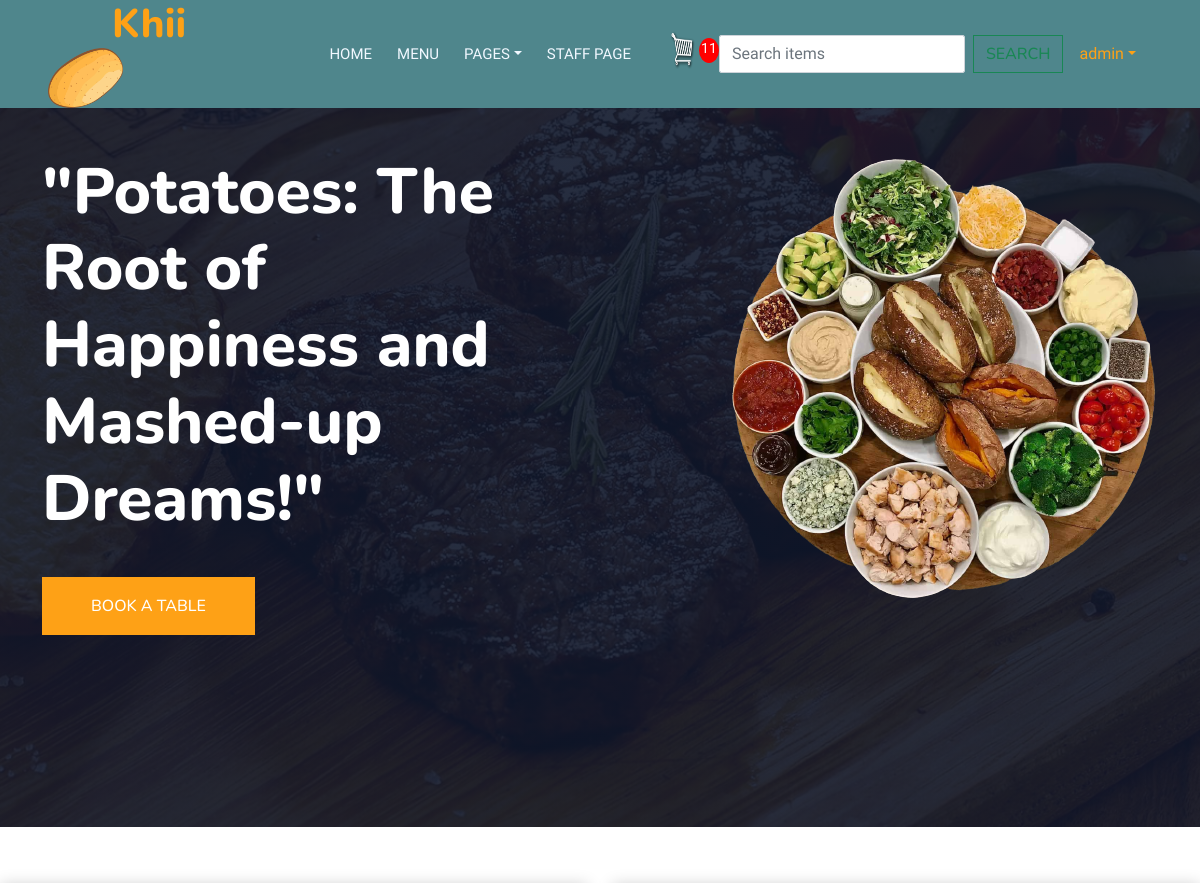
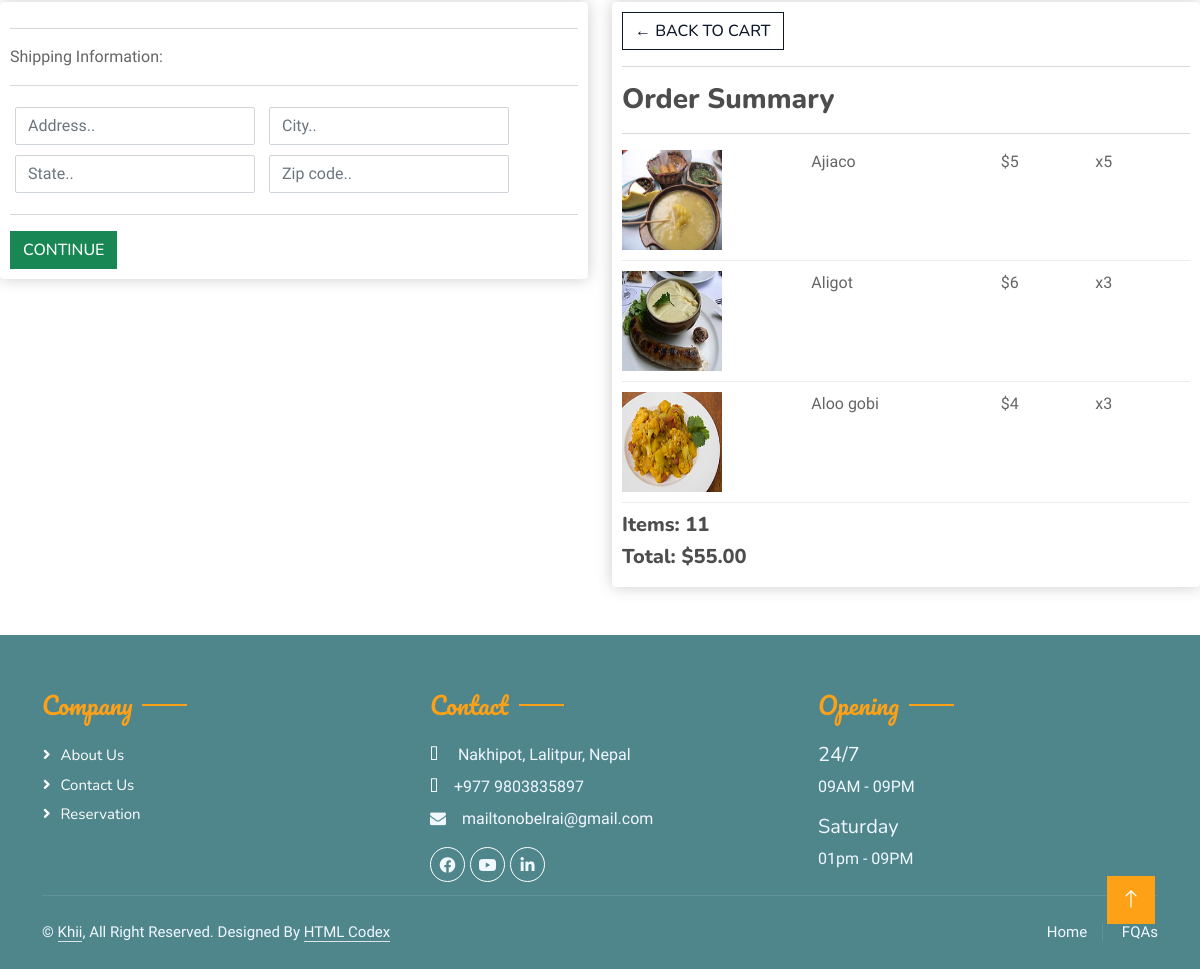
Screenshot of /checkout/ (signed in) with the database file from the repository (2 pictures, top to bottom).
### home/models.py (models this page shows, shortened)
class OrderItem(models.Model):
    user = models.OneToOneField(User, null=True, blank=True, on_delete=models.CASCADE)
    product = models.ForeignKey(Items, on_delete=models.SET_NULL, blank=True, null=True)
    order = models.ForeignKey(Order, on_delete=models.SET_NULL, null=True, blank=True)
    quantity = models.IntegerField(default=0, null=True, blank=True)
    date_added = models.DateTimeField(auto_now_add=True)
    @property
    def get_total(self):
        return self.quantity * self.product.price

class Items(models.Model):
    name = models.CharField(max_length=20)
    price = models.IntegerField()
    image = models.ImageField(null=True, blank=True, upload_to="images/")
    digital = models.BooleanField(default=False)
    date_added = models.DateTimeField(auto_now_add=True, null=True)

class Order(models.Model):
    customer = models.ForeignKey(Customer, on_delete=models.SET_NULL, null=True, blank=True)
    date_ordered = models.DateTimeField(auto_now_add=True)
    complete = models.BooleanField(default=False)
    transaction_id = models.CharField(max_length=100, null=True)
    @property
    def get_cart_total(self):
        order_items = self.orderitem_set.all()
        total = sum([item.get_total for item in order_items])
        return total
    @property
    def get_cart_items(self):
        order_items = self.orderitem_set.all()
        total = sum([item.quantity for item in order_items])
        return total
    @property
    def shipping(self):
        shipping = False
        orderitems = self.orderitem_set.all()
        for i in orderitems:
            if not i.product.digital:
                shipping = True
                break
        return shipping

### home/views.py (the view, shortened to what this page needs)
# urls.py: path("checkout/", checkout, name="checkout"),
def checkout(request):
    if request.user.is_authenticated:
        customer = request.user.customer
        order, created = Order.objects.get_or_create(customer=customer, complete=False)
        items = order.orderitem_set.all()
        cart_items = order.get_cart_items
    context = {"items": items, "order": order, "cart_items":cart_items}
    return render(request, 'checkout.html', context)

### template/checkout.html (shortened to what this page needs)
{% extends 'base.html' %}
{% load static %}
{% block myblock %}
    <div class="row">
        <div class="col-lg-6">
            <div class="box-element" id="form-wrapper">
                <form id="form">
                    <div id="shipping-info">
                        <hr>
                        <p>Shipping Information:</p>
                        <hr>
                        <div class="form-field">
                            <input class="form-control" type="text" name="address" placeholder="Address..">
                        </div>
                        <div class="form-field">
                            <input class="form-control" type="text" name="city" placeholder="City..">
                        </div>
                        <div class="form-field">
                            <input class="form-control" type="text" name="state" placeholder="State..">
                        </div>
                        <div class="form-field">
                            <input class="form-control" type="text" name="zipcode" placeholder="Zip code..">
                        </div>
                    </div>
                    <hr>
                    <input id="form-button" class="btn btn-success btn-block" type="submit" value="Continue">
                </form>
            </div>
            <br>
        </div>
        <div class="col-lg-6">
            <div class="box-element">
                <a class="btn btn-outline-dark" href="{% url 'cart' %}">&#x2190; Back to Cart</a>
                <hr>
                <h3>Order Summary</h3>
                <hr>
                {% for item in items %}
                    <div class="cart-row">
                        <div style="flex:2"><img class="row-image" src="{{ item.product.image.url }}" style="height: 100px"></div>
                        <div style="flex:2"><p>{{ item.product.name }}</p></div>
                        <div style="flex:1"><p>${{ item.product.price }}</p></div>
                        <div style="flex:1"><p>x{{ item.quantity }}</p></div>
                    </div>
                {% endfor %}
                <h5>Items: {{ order.get_cart_items }}</h5>
                <h5>Total: ${{ order.get_cart_total|floatformat:2 }}</h5>
            </div>
        </div>
    </div>
{% endblock %}

### template/base.html (shortened to what this page needs)
<!DOCTYPE html>
{% load static %}
<html lang="en">
<head>
    <link rel="stylesheet" href="https://cdn.jsdelivr.net/npm/bootstrap-icons@1.10.5/font/bootstrap-icons.css">
    <link href="https://cdnjs.cloudflare.com/ajax/libs/font-awesome/5.10.0/css/all.min.css" rel="stylesheet">
    <link href="{% static 'lib/animate/animate.min.css' %}" rel="stylesheet">
    <link href="{% static 'lib/owlcarousel/assets/owl.carousel.min.css' %}" rel="stylesheet">
    <link href="{% static 'lib/tempusdominus/css/tempusdominus-bootstrap-4.min.css' %}" rel="stylesheet" />
    <link href="{% static 'css/bootstrap.min.css' %}" type="text/css" rel="stylesheet">
    <link href="{% static 'css/style.css' %}" type="text/css" rel="stylesheet">
        <link href="{% static 'css/main.css' %}" type="text/css" rel="stylesheet">
        <link href="{% static 'css/custom.css' %}" type="text/css" rel="stylesheet">
        <link rel="stylesheet" href="https://cdnjs.cloudflare.com/ajax/libs/font-awesome/4.7.0/css/font-awesome.min.css">
</head>
<body>
    <div class="container-xxl bg-white p-0">
        <div class="container-xxl position-relative p-0">
            <nav class="navbar navbar-expand-lg navbar-dark bg-dark px-4 px-lg-5 py-3 py-lg-0">
                <a href="" class="navbar-brand p-0">
                    <h1 class="text-primary m-0"><i class="fa fa-utensils me-4"></i>Khii</h1>
                     <img src="{% static 'img/p2.png' %}" alt="Logo">
                </a>
                <div class="collapse navbar-collapse" id="navbarCollapse">
                    <div class="navbar-nav ms-auto py-0 pe-4">
                        <a href="{% url 'index' %}" class="nav-item nav-link">Home</a>
                        <a href="{% url 'menu' %}" class="nav-item nav-link">Menu</a>
                        <div class="nav-item dropdown">
                            <a href="#" class="nav-link dropdown-toggle" data-bs-toggle="dropdown">Pages</a>
                        </div>
                        <a href="{% url 'staff_page' %}" class="nav-item nav-link">Staff Page</a>
                    </div>
                    <a href="{% url 'cart' %}">
                    <img src="{% static 'img/cart.png' %}" id="cart-icon"width="40" height="40">
                    <p id="cart-total">{{ cart_items }}</p>
                    </a>
                    <form class="d-flex" role="search">
                        <input class="form-control me-2" name="q" type="search" placeholder="Search items" aria-label="Search">
                        <button class="btn btn-outline-success" type="submit">Search</button>
                      </form>
                        <div class="nav-item dropdown">
                            <a href="#" class="nav-link dropdown-toggle" data-bs-toggle="dropdown">{{ request.user }}</a>
                        </div>
                </div>
            </nav>
            <div class="container-xxl py-5 bg-dark hero-header mb-5">
                <div class="container my-5 py-5">
                    <div class="row align-items-center g-5">
                        <div class="col-lg-6 text-center text-lg-start">
                            <h1 class="display-3 text-white animated slideInLeft">"Potatoes: The Root of Happiness and Mashed-up Dreams!"</h1>
                            <p class="text-white animated slideInLeft mb-4 pb-2"> </p>
                            <a href="{% url 'booking' %}" class="btn btn-primary py-sm-3 px-sm-5 me-3 animated slideInLeft">Book A Table</a>
                        </div>
                        <div class="col-lg-6 text-center text-lg-end overflow-hidden">
                            <img class="img-fluid" src="{% static 'img/rp.png' %}" alt="">
                        </div>
                    </div>
                </div>
            </div>
        </div>
{% block myblock %}
{% endblock %}
        <div class="container-fluid bg-dark text-light footer pt-5 mt-5 wow fadeIn" data-wow-delay="0.1s">
            <div class="container py-2">
                <div class="row g-5">
                    <div class=" col-md-4">
                        <h4 class="section-title ff-secondary text-start text-primary fw-normal mb-4">Company</h4>
                        <a class="btn btn-link" href="{% url 'about' %}">About Us</a>
                        <a class="btn btn-link" href="{% url 'contact' %}">Contact Us</a>
                        <a class="btn btn-link" href="{% url 'booking' %}">Reservation</a>
                    </div>
                    <div class=" col-md-4">
                        <h4 class="section-title ff-secondary text-start text-primary fw-normal mb-4">Contact</h4>
                        <p class="mb-2"><i class="fa fa-map-marker-alt me-3"></i> Nakhipot, Lalitpur, Nepal</p>
                        <p class="mb-2"><i class="fa fa-phone-alt me-3"></i>+977 9803835897</p>
                        <p class="mb-2"><i class="fa fa-envelope me-3"></i>mailtonobelrai@gmail.com</p>
                        <div class="d-flex pt-2">
                            <a class="btn btn-outline-light btn-social" href=""><i class="fab fa-facebook-f"></i></a>
                            <a class="btn btn-outline-light btn-social" href=""><i class="fab fa-youtube"></i></a>
                            <a class="btn btn-outline-light btn-social" href=""><i class="fab fa-linkedin-in"></i></a>
                        </div>
                    </div>
                    <div class="col-md-4">
                        <h4 class="section-title ff-secondary text-start text-primary fw-normal mb-4">Opening</h4>
                        <h5 class="text-light fw-normal">24/7</h5>
                        <p>09AM - 09PM</p>
                        <h5 class="text-light fw-normal">Saturday</h5>
                        <p>01pm - 09PM</p>
                    </div>
                </div>
            </div>
            <div class="container">
                <div class="copyright">
                    <div class="row">
                        <div class="col-md-6 text-center text-md-start mb-3 mb-md-0">
                            &copy; <a class="border-bottom" href="#">Khii</a>, All Right Reserved.
							Designed By <a class="border-bottom" href="https://htmlcodex.com">HTML Codex</a>
                        </div>
                        <div class="col-md-6 text-center text-md-end">
                            <div class="footer-menu">
                                <a href="{% url 'index' %}">Home</a>
                                <a href="{% url 'contact' %}">FQAs</a>
                            </div>
                        </div>
                    </div>
                </div>
            </div>
        </div>
        <a href="#" class="btn btn-lg btn-primary btn-lg-square back-to-top"><i class="bi bi-arrow-up"></i></a>
    </div>
</body>
</html>

### static/css/style.css (style rules this page uses)
:root { --primary: #FEA116; --light: #F1F8FF; --dark: #0F172B; }
.ff-secondary { font-family: 'Pacifico', cursive; }
.back-to-top { position: fixed; display: none; right: 45px; bottom: 45px; z-index: 99; }
.btn { font-family: 'Nunito', sans-serif; font-weight: 500; text-transform: uppercase; transition: .5s; }
.btn.btn-primary, .btn.btn-secondary { color: #FFFFFF; }
.btn-lg-square { width: 48px; height: 48px; }
.btn-square, .btn-sm-square, .btn-lg-square { padding: 0; display: flex; align-items: center; justify-content: center; font-weight: normal; border-radius: 2px; }
.navbar-dark .navbar-nav .nav-link { position: relative; margin-left: 25px; padding: 35px 0; font-size: 15px; color: var(--light) !important; text-transform: uppercase; font-weight: 500; outline: none; transition: .5s; }
.navbar-dark .navbar-brand img { max-height: 60px; transition: .5s; }
@media (min-width: 992px) { .navbar-dark { position: absolute; width: 100%; top: 0; left: 0; z-index: 999; background: transparent !important; } }
.hero-header { background: linear-gradient(rgba(15, 23, 43, .9), rgba(15, 23, 43, .9)), url(../img/bg-hero.jpg); background-position: center center; background-repeat: no-repeat; background-size: cover; }
.hero-header img { animation: imgRotate 50s linear infinite; }
.section-title { position: relative; display: inline-block; }
.section-title::before { position: absolute; content: ""; width: 45px; height: 2px; top: 50%; left: -55px; margin-top: -1px; background: var(--primary); }
.section-title::after { position: absolute; content: ""; width: 45px; height: 2px; top: 50%; right: -55px; margin-top: -1px; background: var(--primary); }
.section-title.text-start::before, .section-title.text-end::after { display: none; }
.footer .btn.btn-social { margin-right: 5px; width: 35px; height: 35px; display: flex; align-items: center; justify-content: center; color: var(--light); border: 1px solid #FFFFFF; border-radius: 35px; transition: .3s; }
.footer .btn.btn-link { display: block; margin-bottom: 5px; padding: 0; text-align: left; color: #FFFFFF; font-size: 15px; font-weight: normal; text-transform: capitalize; transition: .3s; }
.footer .btn.btn-link::before { position: relative; content: "\f105"; font-family: "Font Awesome 5 Free"; font-weight: 900; margin-right: 10px; }
.footer .copyright { padding: 25px 0; font-size: 15px; border-top: 1px solid rgba(256, 256, 256, .1); }
.footer .copyright a { color: var(--light); }
.footer .footer-menu a { margin-right: 15px; padding-right: 15px; border-right: 1px solid rgba(255, 255, 255, .1); }
.footer .footer-menu a:last-child { margin-right: 0; padding-right: 0; border-right: none; }

### static/css/main.css (style rules this page uses)
body { background-color: hsl(0, 0%, 98%); }
h1,h2,h3,h4,h5,h6 { color:hsl(0, 0%, 30%); }
.box-element { box-shadow:hsl(0, 0%, 80%) 0 0 16px; background-color: #fff; border-radius: 4px; padding: 10px; }
.bg-dark { background-color: #4f868c!important; }
#cart-icon { width:25px; display: inline-block; margin-left: 15px; }
#cart-total { display: inline-block; text-align: center; color:#fff; background-color: red; width: 20px; height: 25px; border-radius: 50%; font-size: 14px; }
.col-lg-4, .col-lg-6, .col-lg-8, .col-lg-12 { margin-top: 10px; }
.btn { border-radius: 0; }
.row-image { width: 100px; }
.form-field { width:250px; display: inline-block; padding: 5px; }
.cart-row { display: flex; align-items: flex-stretch; padding-bottom: 10px; margin-bottom: 10px; border-bottom: 1px solid #ececec; }

### rows the page displays
OrderItem: product.image (picture), product.name "Ajiaco", product.price "5", quantity "5"
OrderItem: product.image (picture), product.name "Aligot", product.price "6", quantity "3"
OrderItem: product.image (picture), product.name "Aloo gobi", product.price "4", quantity "3"
Order: get_cart_items "11", get_cart_total "55.00"

### other values shown
{{ cart_items }} "11"
{{ request.user }} "admin"
